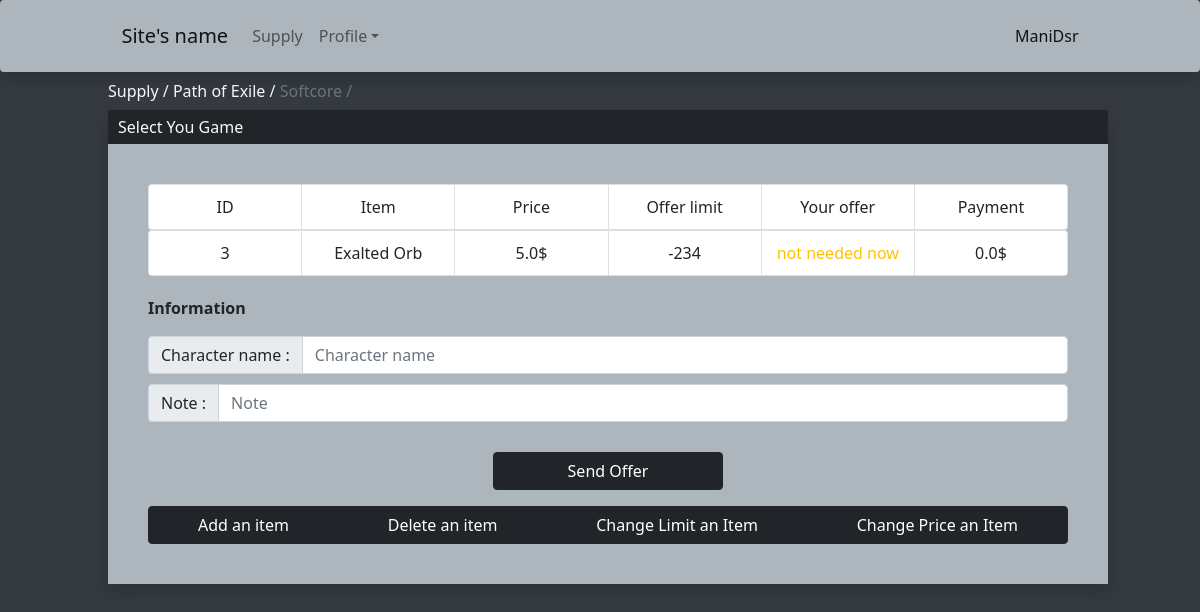
The page /Supply/1/1 (signed in) on the database its author committed.
### StaffApp/models.py (models this page shows, shortened)
class Game(models.Model):
    name = models.CharField(max_length=200)

class Server(models.Model):
    Game = models.ForeignKey(Game,on_delete=models.CASCADE)
    name = models.CharField(max_length=200)

class Item(models.Model):
    Server = models.ForeignKey(Server,on_delete=models.CASCADE)
    name = models.CharField(max_length=200)
    price = models.FloatField()
    offerLimit = models.IntegerField(default=0)

### StaffApp/views.py (the view, shortened to what this page needs)
# urls.py: path("<int:IDGame>/<int:IDServer>",views.GetItems,name="GetItems"),
@login_required(login_url='/login/')
def GetItems(response,IDGame,IDServer):
    try:
        ourGame = Game.objects.get(id=IDGame)
        Server = ourGame.server_set.get(id=IDServer)
        Items = Server.item_set.all()
    except:
        return redirect(f"/Supply/{IDGame}/")
    return render(response,"StaffApp/ListItems.html",{"GameList":Items,"TitleContainer":"Select Your Items","gameName":ourGame,"Server":Server})

### StaffApp/templates/StaffApp/ListItems.html (shortened to what this page needs)
{% extends 'StaffApp/BaseMenu.html'%}
{% block Link %}
    <a href="/Supply" style="color: #f8f9fa;">Supply / </a>
    <a href="/Supply/{{gameName.id}}" style="color: #f8f9fa;">{{gameName.name}} / </a>
    <a href="/Supply/{{gameName.id}}/{{Server.id}}" style="pointer-events: none;color: #f8f9fa;" class="text-muted">{{Server.name}} / </a>
{% endblock %}
{% block Contant %}
<div style="margin: 0 40px;">
    <ul class="list-group list-group-horizontal justify-content-center">
        {% if request.user.is_staff %}<li class="list-group-item col" style="text-align: center;padding: 10px 0;">ID</li>{% endif %}
        <li class="list-group-item col" style="text-align: center;padding: 10px 0;">Item</li>
        <li class="list-group-item col" style="text-align: center;padding: 10px 0;">Price</li>
        <li class="list-group-item col" style="text-align: center;padding: 10px 0;">Offer limit</li>
        <li class="list-group-item col" style="text-align: center;padding: 10px 0;">Your offer</li>
        <li class="list-group-item col" style="text-align: center;padding: 10px 0;">Payment</li>
    </ul>
    <form method="POST">
        {% for Game in GameList %}
        <ul class="list-group list-group-horizontal justify-content-center">
            {% if request.user.is_staff %}<li class="list-group-item col" style="text-align: center;padding: 10px 0;">{{Game.id}}</li>{% endif %}
            <li class="list-group-item col" style="text-align: center;padding: 10px 0;">{{Game.name}}</li>
            <li class="list-group-item col" style="text-align: center;padding: 10px 0;" id="Price{{Game.id}}">{{Game.price}}$</li>
            <li class="list-group-item col" style="text-align: center;padding: 10px 0;" id="MaxOffer{{Game.id}}">{{Game.offerLimit}}</li>
            {% if Game.offerLimit > 0 %}
                <li class="list-group-item col" style="text-align: center;padding: 10px 0;"><input class="col-5" name="input{{Game.id}}" onkeyup="GetPayment({{Game.id}})" onchange="GetPayment({{Game.id}})" onfocus="GetPayment({{Game.id}})" onkeydown="GetPayment({{Game.id}})" onblur="GetPayment({{Game.id}})"  type="number"></li>
            {% else %}
            <li class="list-group-item col text-warning" style="text-align: center;padding: 10px 0;">not needed now</li>
            {% endif %}
            <li class="list-group-item col" style="text-align: center;padding: 10px 0;" id="Payment{{Game.id}}">0.0$</li>
        </ul>
        {% endfor%}
        <p style="margin-top: 20px;" class="fw-bold">Information</p>
        <div class="input-group" style="margin: 10px 0;">
            <span class="input-group-text" id="basic-addon1">Character name : </span>
            <input type="text" class="form-control" placeholder="Character name" name="CharacterN" required>
        </div>
        <div class="input-group">
            <span class="input-group-text" id="basic-addon1">Note : </span>
            <input type="text" class="form-control" placeholder="Note" name="Note">
        </div>
        <button class="btn btn-dark col-12 col-lg-3 col-md-4" style="position:relative; left: 50%; transform: translateX(-50%);margin-top: 30px;" type="submit" name="submit" value="submit">Send Offer</button>
    </form>
    {% if request.user.is_staff %}
    <div class="btn-group d-flex justify-content-center" role="group" aria-label="Basic example">
        <button class="btn btn-dark" type="button" data-bs-toggle="offcanvas" data-bs-target="#offcanvasBottom1" aria-controls="offcanvasBottom" >Add an item</button>
        <button class="btn btn-dark" type="button" data-bs-toggle="offcanvas" data-bs-target="#offcanvasBottom2" aria-controls="offcanvasBottom">Delete an item</button>
        <button class="btn btn-dark" type="button" data-bs-toggle="offcanvas" data-bs-target="#offcanvasBottom3" aria-controls="offcanvasBottom">Change Limit an Item</button>
        <button class="btn btn-dark" type="button" data-bs-toggle="offcanvas" data-bs-target="#offcanvasBottom4" aria-controls="offcanvasBottom">Change Price an Item</button>
    </div>
    {% endif %}
</div>
{% endblock %}

### StaffApp/templates/StaffApp/BaseMenu.html (shortened to what this page needs)
<html lang="en">
<head>
    <link href="https://cdn.jsdelivr.net/npm/bootstrap@5.0.2/dist/css/bootstrap.min.css" rel="stylesheet">
</head>
<body>
    <nav class="navbar navbar-expand-lg navbar-light shadow p-3 bg-body rounded col-12">
        <div class="container-fluid" style="margin: 0 8%;">
          <a class="navbar-brand" href="#">Site's name</a>
          <div class="collapse navbar-collapse" id="navbarSupportedContent">
            <ul class="navbar-nav me-auto mb-2 mb-lg-0">
              <li class="nav-item">
                <a class="nav-link" aria-current="page" href="/Supply">Supply</a>
              </li>
              <li class="nav-item dropdown">
                <a class="nav-link dropdown-toggle" href="#" id="navbarDropdown" role="button" data-bs-toggle="dropdown" aria-expanded="false">Profile</a>
                  <hr class="dropdown-divider"></li>
                </ul>
            <a href="#" style="text-decoration: none;color: rgba(0, 0, 0, 0.9);font-weight: 500;text-transform: capitalize;">{{user.username}}</a>
          </div>
        </div>
    </nav>
    <div class="col-10" style="margin: 7px 9%;">
      {% block Link%}{% endblock%}
    </div>
    <div class="col-10 shadow" style="margin: 0 9%;">
        <div style="background-color: #212529;color: #f8f9fa;">
            <p style="padding: 5px 10px;margin-bottom: 0;">{% block TitleCont%}Select You Game{% endblock %}</p>
        </div>
        <div style="background-color: #adb5bd; padding: 40px 0;">
          {%if user.is_authenticated %}
            {% block Contant%}There is no Item To Show{% endblock %}
          {% endif %}
        </div>
    </div>
</body>
</html>

### StaffApp/templates/StaffApp/BaseMenu.html (style rules this page uses)
.bg-body { background-color: #adb5bd!important; }
body { background-color: #343a40; }
a { text-decoration: none; }

### rows shown on the page
Game: name "Path of Exile"
Server: name "Softcore"
Item: id "3", name "Exalted Orb", price "5.0", offerLimit "-234", shows "not needed now"

### other values the page prints
{{ user.username }} "ManiDsr"
